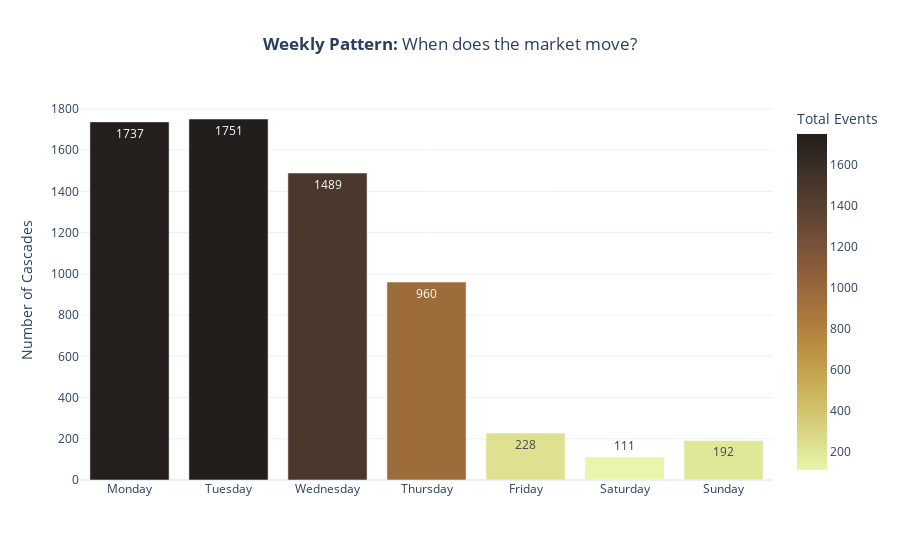
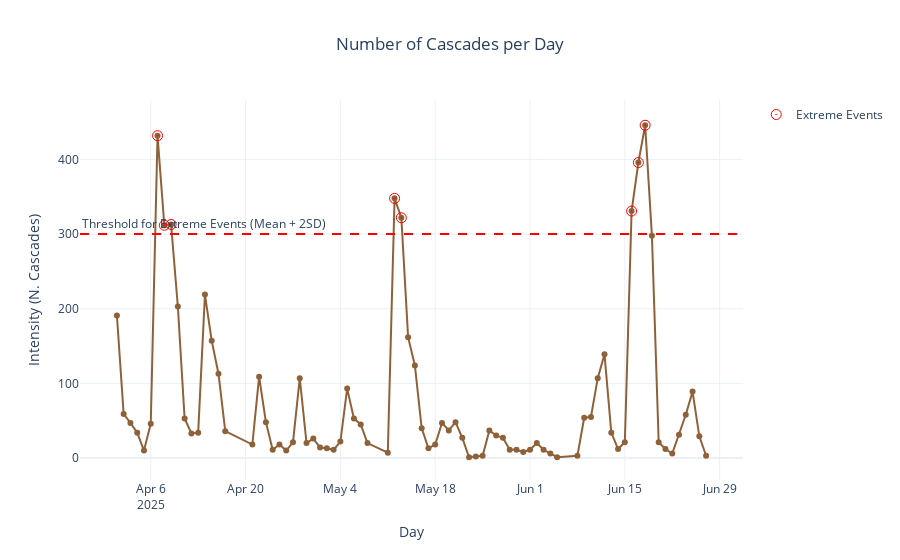

The code cell stored with these charts, in order, in its notebook:
### Markdown cell above
#### Gasoline

##### Weekly Pattern: The "Monday-Tuesday Effect"

The "Weekly Pattern" bar chart reveals a highly synchronized and transparent pricing strategy.

**Early-Week Dominance** Cascades do not occur at random. The vast majority are concentrated on Monday (1,737) and Tuesday (1,751). This confirms a well-known industry practice: managers receive new quotes or central directives (Platts) on Monday morning and adjust their prices between Monday and Tuesday.

**Weekly Decay:** Activity levels drop progressively throughout the week. Wednesday remains active (1,489), Thursday sees a decline (960), and from Friday to Sunday, the market enters a "hibernation" phase (with cascades dropping below 200).


##### Timeline and Anomalous Spikes: "The Three Waves"

The "Number of Cascades per Day" timeline identifies three specific moments when the market "went haywire" (the red-circled Extreme Events).

By correlating these dates with oil cycles or external shocks, we observe:

**Wave 1 (April 7–9):** A massive spike (up to 432 cascades in a single day). This likely represents an immediate reaction to a bullish oil price shock or a seasonal spring transition. It is a "choral" movement: nearly half the network moved in unison.

**Wave 2 (May 12–13):** A second spike (348 cascades). Interestingly, this occurs almost exactly one month after the first. It could indicate a monthly adjustment cycle or a delayed response to a previous price drop.

**Wave 3 (June 16–18):** The highest and most sustained peak (up to 446 cascades). Occurring in mid-June, this typically aligns with the anticipated increase in summer demand.

It appears that once a month, there are 2–3 days of intense market restructuring, followed by a period of stabilization for the remainder of the month.

**Conclusion on Timeline:** the market does not boil constantly. Instead, it experiences long periods of apparent calm interrupted by sudden bursts of synchronized activity. When a cascade starts, it is rarely an isolated incident; it is a mass contagion.

### Code cell
print("---GASOLINE---")
df_gasoline = cascades_dataframe(cascades_gasoline)
most_frequent_weekday(df_gasoline)
monthly_pattern(df_gasoline)

### Figure 1 — Plotly figure (JSON) as saved in the notebook; plotly's stock layout.template omitted (floating-point values rounded to 4 significant figures)
{"data": [{"hovertemplate": "Day of the Week=%{x}<br>Total Events=%{marker.color}<extra></extra>", "legendgroup": "", "marker": {"color": [1737, 1751, 1489, 960, 228, 111, 192], "coloraxis": "coloraxis", "pattern": {"shape": ""}}, "name": "", "orientation": "v", "showlegend": false, "textposition": "auto", "texttemplate": "%{y}", "type": "bar", "x": ["Monday", "Tuesday", "Wednesday", "Thursday", "Friday", "Saturday", "Sunday"], "xaxis": "x", "y": [1737, 1751, 1489, 960, 228, 111, 192], "yaxis": "y"}], "layout": {"barmode": "relative", "coloraxis": {"colorbar": {"title": {"text": "Total Events"}}, "colorscale": [[0, "rgb(232, 245, 171)"], [0.09091, "rgb(220, 219, 137)"], [0.1818, "rgb(209, 193, 107)"], [0.2727, "rgb(199, 168, 83)"], [0.3636, "rgb(186, 143, 66)"], [0.4545, "rgb(170, 121, 60)"], [0.5455, "rgb(151, 103, 58)"], [0.6364, "rgb(129, 87, 56)"], [0.7273, "rgb(104, 72, 53)"], [0.8182, "rgb(80, 59, 46)"], [0.9091, "rgb(57, 45, 37)"], [1, "rgb(34, 30, 27)"]]}, "hovermode": "x unified", "legend": {"tracegroupgap": 0}, "showlegend": false, "title": {"text": "<b>Weekly Pattern:</b> When does the market move?", "x": 0.5}, "xaxis": {"anchor": "y", "domain": [0, 1], "title": {}}, "yaxis": {"anchor": "x", "domain": [0, 1], "title": {"text": "Number of Cascades"}}}}

### Figure 2 — Plotly figure (JSON) as saved in the notebook; plotly's stock layout.template omitted (floating-point values rounded to 4 significant figures)
{"data": [{"hovertemplate": "Day=%{x}<br>Intensity (N. Cascades)=%{y}<extra></extra>", "legendgroup": "", "line": {"color": "#8f6139", "dash": "solid"}, "marker": {"size": 6, "symbol": "circle"}, "mode": "lines+markers", "name": "", "orientation": "v", "showlegend": false, "type": "scatter", "x": ["2025-04-01T00:00:00.000000000", "2025-04-02T00:00:00.000000000", "2025-04-03T00:00:00.000000000", "2025-04-04T00:00:00.000000000", "2025-04-05T00:00:00.000000000", "2025-04-06T00:00:00.000000000", "2025-04-07T00:00:00.000000000", "2025-04-08T00:00:00.000000000", "2025-04-09T00:00:00.000000000", "2025-04-10T00:00:00.000000000", "2025-04-11T00:00:00.000000000", "2025-04-12T00:00:00.000000000", "2025-04-13T00:00:00.000000000", "2025-04-14T00:00:00.000000000", "2025-04-15T00:00:00.000000000", "2025-04-16T00:00:00.000000000", "2025-04-17T00:00:00.000000000", "2025-04-21T00:00:00.000000000", "2025-04-22T00:00:00.000000000", "2025-04-23T00:00:00.000000000", "2025-04-24T00:00:00.000000000", "2025-04-25T00:00:00.000000000", "2025-04-26T00:00:00.000000000", "2025-04-27T00:00:00.000000000", "2025-04-28T00:00:00.000000000", "2025-04-29T00:00:00.000000000", "2025-04-30T00:00:00.000000000", "2025-05-01T00:00:00.000000000", "2025-05-02T00:00:00.000000000", "2025-05-03T00:00:00.000000000", "2025-05-04T00:00:00.000000000", "2025-05-05T00:00:00.000000000", "2025-05-06T00:00:00.000000000", "2025-05-07T00:00:00.000000000", "2025-05-08T00:00:00.000000000", "2025-05-11T00:00:00.000000000", "2025-05-12T00:00:00.000000000", "2025-05-13T00:00:00.000000000", "2025-05-14T00:00:00.000000000", "2025-05-15T00:00:00.000000000", "2025-05-16T00:00:00.000000000", "2025-05-17T00:00:00.000000000", "2025-05-18T00:00:00.000000000", "2025-05-19T00:00:00.000000000", "2025-05-20T00:00:00.000000000", "2025-05-21T00:00:00.000000000", "2025-05-22T00:00:00.000000000", "2025-05-23T00:00:00.000000000", "2025-05-24T00:00:00.000000000", "2025-05-25T00:00:00.000000000", "2025-05-26T00:00:00.000000000", "2025-05-27T00:00:00.000000000", "2025-05-28T00:00:00.000000000", "2025-05-29T00:00:00.000000000", "2025-05-30T00:00:00.000000000", "2025-05-31T00:00:00.000000000", "2025-06-01T00:00:00.000000000", "2025-06-02T00:00:00.000000000", "2025-06-03T00:00:00.000000000", "2025-06-04T00:00:00.000000000", "2025-06-05T00:00:00.000000000", "2025-06-08T00:00:00.000000000", "2025-06-09T00:00:00.000000000", "2025-06-10T00:00:00.000000000", "2025-06-11T00:00:00.000000000", "2025-06-12T00:00:00.000000000", "2025-06-13T00:00:00.000000000", "2025-06-14T00:00:00.000000000", "2025-06-15T00:00:00.000000000", "2025-06-16T00:00:00.000000000", "2025-06-17T00:00:00.000000000", "2025-06-18T00:00:00.000000000", "2025-06-19T00:00:00.000000000", "2025-06-20T00:00:00.000000000", "2025-06-21T00:00:00.000000000", "2025-06-22T00:00:00.000000000", "2025-06-23T00:00:00.000000000", "2025-06-24T00:00:00.000000000", "2025-06-25T00:00:00.000000000", "2025-06-26T00:00:00.000000000", "2025-06-27T00:00:00.000000000"], "xaxis": "x", "y": [191, 59, 47, 34, 10, 46, 432, 312, 313, 203, 53, 33, 34, 219, 157, 113, 36, 18, 109, 48, 11, 18, 10, 21, 107, 20, 26, 14, 13, 11, 22, 93, 53, 45, 20, 7, 348, 322, 162, 124, 40, 13, 18, 47, 37, 48, 27, 1, 2, 3, 37, 30, 27, 11, 11, 8, 11, 20, 11, 6, 1, 3, 54, 55, 107, 139, 34, 12, 21, 331, 396, 446, 298, 21, 12, 6, 31, 58, 89, 29, 3], "yaxis": "y"}, {"hoverinfo": "skip", "marker": {"color": "red", "size": 10, "symbol": "circle-open-dot"}, "mode": "markers", "name": "Extreme Events", "type": "scatter", "x": ["2025-04-07T00:00:00.000000000", "2025-04-08T00:00:00.000000000", "2025-04-09T00:00:00.000000000", "2025-05-12T00:00:00.000000000", "2025-05-13T00:00:00.000000000", "2025-06-16T00:00:00.000000000", "2025-06-17T00:00:00.000000000", "2025-06-18T00:00:00.000000000"], "y": [432, 312, 313, 348, 322, 331, 396, 446]}], "layout": {"annotations": [{"showarrow": false, "text": "Threshold for Extreme Events (Mean + 2SD)", "x": 0, "xanchor": "left", "xref": "x domain", "y": 300.3, "yanchor": "bottom", "yref": "y"}], "hovermode": "x unified", "legend": {"tracegroupgap": 0}, "shapes": [{"line": {"color": "red", "dash": "dash"}, "type": "line", "x0": 0, "x1": 1, "xref": "x domain", "y0": 300.3, "y1": 300.3, "yref": "y"}], "title": {"text": "Number of Cascades per Day", "x": 0.5}, "xaxis": {"anchor": "y", "domain": [0, 1], "title": {"text": "Day"}}, "yaxis": {"anchor": "x", "domain": [0, 1], "title": {"text": "Intensity (N. Cascades)"}}}}
